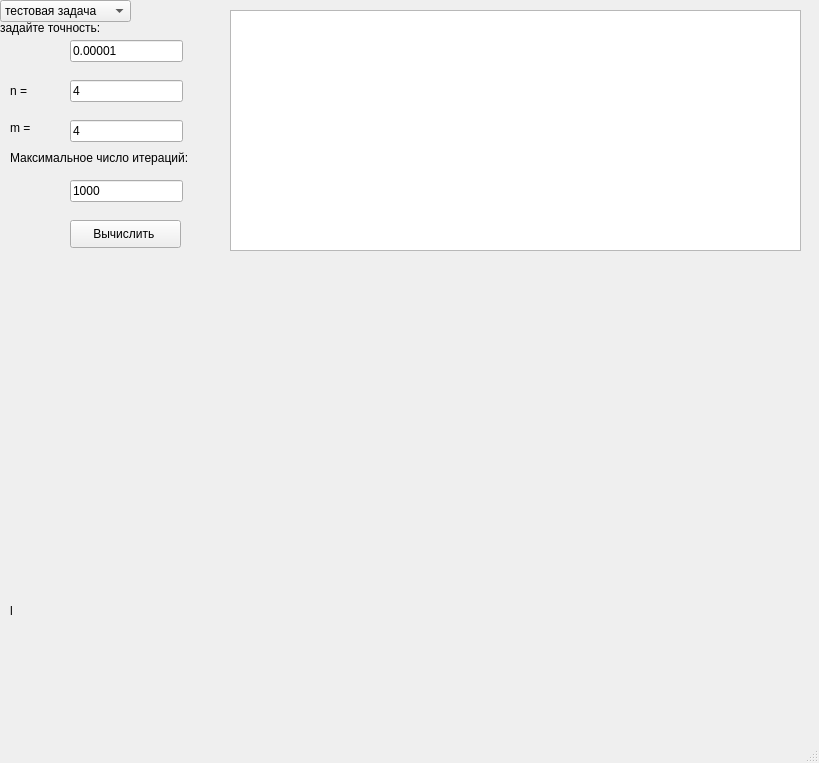
<?xml version="1.0" encoding="UTF-8"?>
<ui version="4.0">
 <class>MainWindow</class>
 <widget class="QMainWindow" name="MainWindow">
  <property name="geometry">
   <rect>
    <x>0</x>
    <y>0</y>
    <width>819</width>
    <height>763</height>
   </rect>
  </property>
  <property name="windowTitle">
   <string>MainWindow</string>
  </property>
  <widget class="QWidget" name="centralwidget">
   <widget class="QPushButton" name="button">
    <property name="geometry">
     <rect>
      <x>70</x>
      <y>220</y>
      <width>111</width>
      <height>28</height>
     </rect>
    </property>
    <property name="text">
     <string>Вычислить </string>
    </property>
   </widget>
   <widget class="QLabel" name="label">
    <property name="geometry">
     <rect>
      <x>10</x>
      <y>80</y>
      <width>91</width>
      <height>21</height>
     </rect>
    </property>
    <property name="text">
     <string>n = </string>
    </property>
   </widget>
   <widget class="QLabel" name="label_2">
    <property name="geometry">
     <rect>
      <x>0</x>
      <y>20</y>
      <width>141</width>
      <height>16</height>
     </rect>
    </property>
    <property name="text">
     <string>задайте точность: </string>
    </property>
   </widget>
   <widget class="QLineEdit" name="lineEdit_eps">
    <property name="geometry">
     <rect>
      <x>70</x>
      <y>40</y>
      <width>113</width>
      <height>22</height>
     </rect>
    </property>
    <property name="text">
     <string>0.00001</string>
    </property>
   </widget>
   <widget class="QLineEdit" name="lineEdit_n">
    <property name="geometry">
     <rect>
      <x>70</x>
      <y>80</y>
      <width>113</width>
      <height>22</height>
     </rect>
    </property>
    <property name="text">
     <string>4</string>
    </property>
   </widget>
   <widget class="QTableWidget" name="tableWidget">
    <property name="geometry">
     <rect>
      <x>230</x>
      <y>10</y>
      <width>571</width>
      <height>241</height>
     </rect>
    </property>
   </widget>
   <widget class="QLabel" name="label_3">
    <property name="geometry">
     <rect>
      <x>10</x>
      <y>120</y>
      <width>55</width>
      <height>16</height>
     </rect>
    </property>
    <property name="text">
     <string>m = </string>
    </property>
   </widget>
   <widget class="QLineEdit" name="lineEdit_m">
    <property name="geometry">
     <rect>
      <x>70</x>
      <y>120</y>
      <width>113</width>
      <height>22</height>
     </rect>
    </property>
    <property name="text">
     <string>4</string>
    </property>
   </widget>
   <widget class="QLineEdit" name="lineEdit_Nmax">
    <property name="geometry">
     <rect>
      <x>70</x>
      <y>180</y>
      <width>113</width>
      <height>22</height>
     </rect>
    </property>
    <property name="text">
     <string>1000</string>
    </property>
   </widget>
   <widget class="QLabel" name="label_4">
    <property name="geometry">
     <rect>
      <x>10</x>
      <y>150</y>
      <width>211</width>
      <height>16</height>
     </rect>
    </property>
    <property name="text">
     <string>Максимальное число итераций:</string>
    </property>
   </widget>
   <widget class="QComboBox" name="comboBox">
    <property name="geometry">
     <rect>
      <x>0</x>
      <y>0</y>
      <width>131</width>
      <height>22</height>
     </rect>
    </property>
    <item>
     <property name="text">
      <string>тестовая задача</string>
     </property>
    </item>
    <item>
     <property name="text">
      <string>основная задача</string>
     </property>
    </item>
   </widget>
   <widget class="QLabel" name="label_spravka">
    <property name="geometry">
     <rect>
      <x>10</x>
      <y>280</y>
      <width>791</width>
      <height>211</height>
     </rect>
    </property>
    <property name="text">
     <string/>
    </property>
   </widget>
   <widget class="QLabel" name="label_spravka2">
    <property name="geometry">
     <rect>
      <x>10</x>
      <y>510</y>
      <width>791</width>
      <height>201</height>
     </rect>
    </property>
    <property name="text">
     <string>l</string>
    </property>
   </widget>
  </widget>
  <widget class="QMenuBar" name="menubar">
   <property name="geometry">
    <rect>
     <x>0</x>
     <y>0</y>
     <width>819</width>
     <height>26</height>
    </rect>
   </property>
  </widget>
  <widget class="QStatusBar" name="statusbar"/>
 </widget>
 <resources/>
 <connections/>
</ui>
